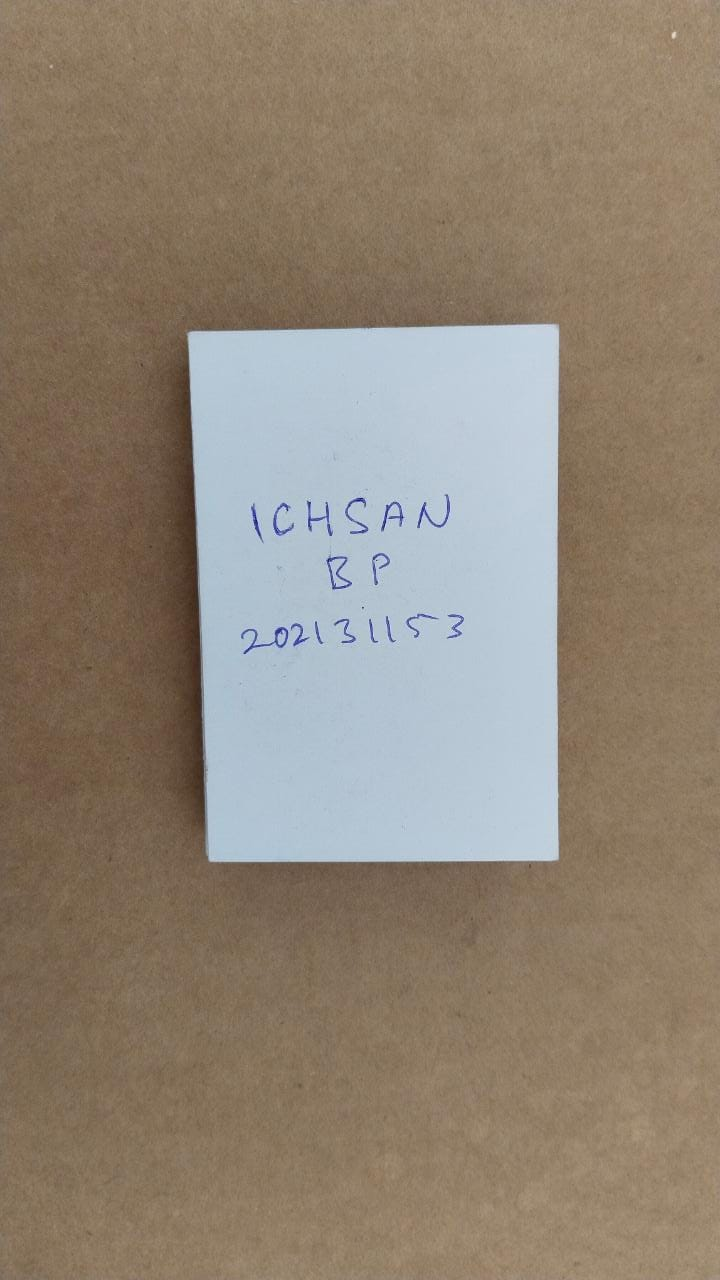
#> input picture ICHSAN.jpg, 720 x 1280 px, found by its file name
$ jupyter execute 'UAS_PENCIT_202131153_ICHSAN BUDIMAN PUTRA _DETEKSI GARIS.ipynb'
#> lines starting #> are read from the running program, lines starting #| are printed output that depends on the picture; after the words box and inside, x2 and y2 are one past the last pixel; in counts of white or black regions, pixels touching at a corner belong together
# DETEKSI GARIS - ICHSAN BUDIMAN PUTRA - 202131153

[cell 1]
import cv2
import numpy as np
import matplotlib.pyplot as plt

[cell 2]
# Baca gambar
image = cv2.imread('bahan/ICHSAN.jpg')
#> image is the input picture: shape (1280, 720, 3); mean B, G, R 116.8, 132, 144.6

[cell 3]
# Konversi gambar ke grayscale
gray = cv2.cvtColor(image, cv2.COLOR_BGR2GRAY)
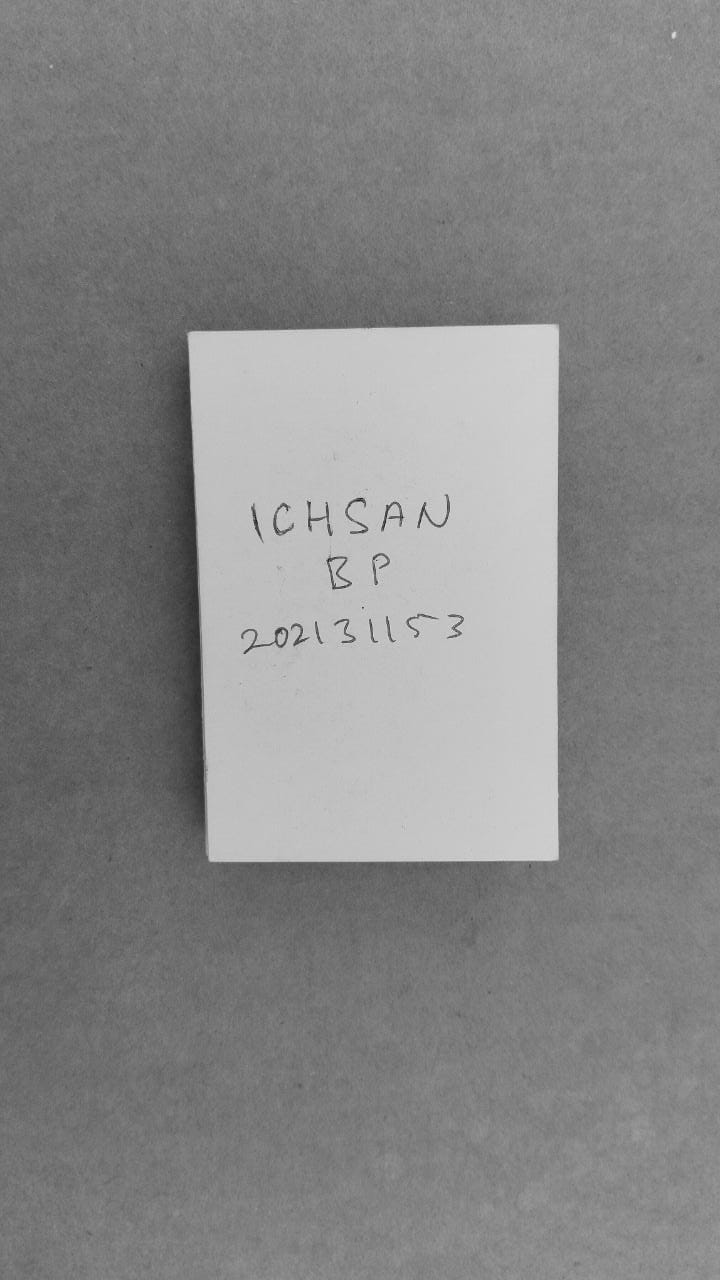
#> gray: shape (1280, 720); min 28, max 229, mean 134

[cell 4]
# Melakukan Thresholding gambar
ret, thresh = cv2.threshold(gray, 127, 255, 0)
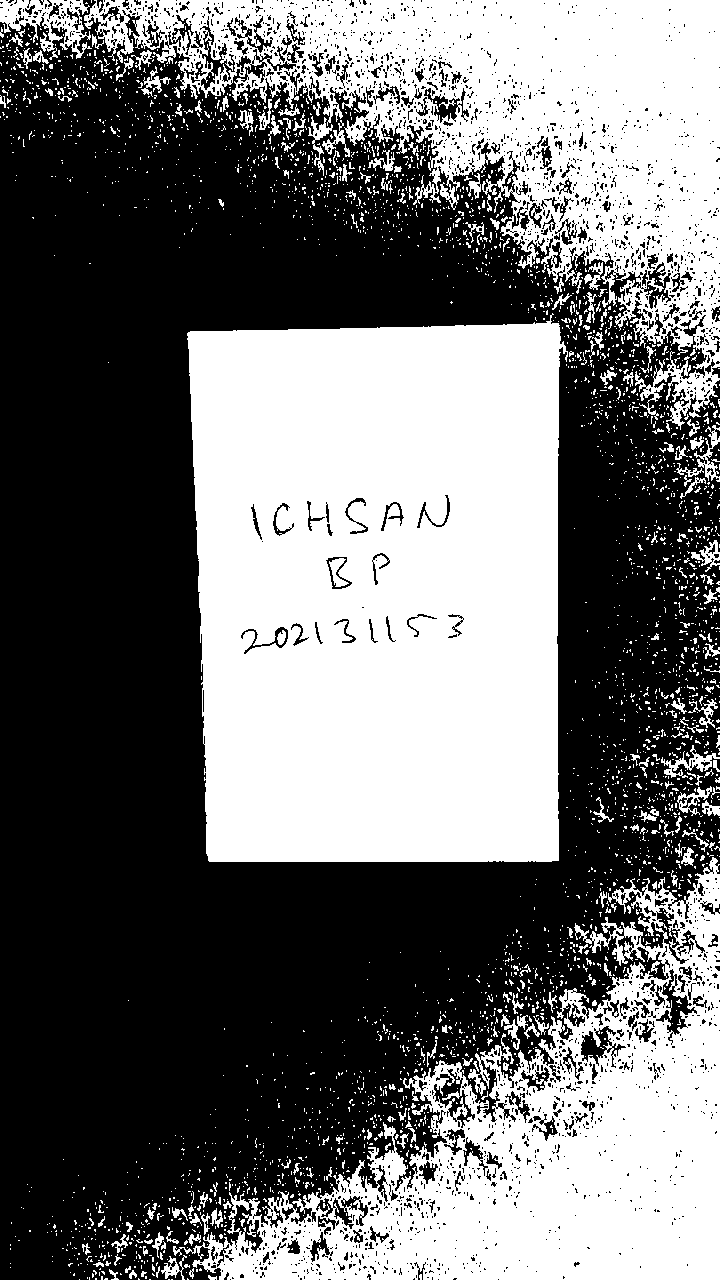
#> thresh: shape (1280, 720); 43.7% white; 3087 white regions (2868 under 20 px)

[cell 5]
# Cari kontur pada gambar
contours, hierarchy = cv2.findContours(thresh, cv2.RETR_EXTERNAL, cv2.CHAIN_APPROX_SIMPLE)
#> contours = 3014 contours, 2906 with area under 20; largest, box (x1, y1, x2, y2) and area: (187, 313, 568, 862) 191516, (84, 0, 720, 430) 106429, (173, 857, 720, 1280) 100482, (0, 0, 92, 60) 2564, (661, 745, 720, 778) 437

[cell 6]
# Gambar kontur pada gambar asli
contour_image = cv2.drawContours(image.copy(), contours, -1, (0, 0, 255), 3)
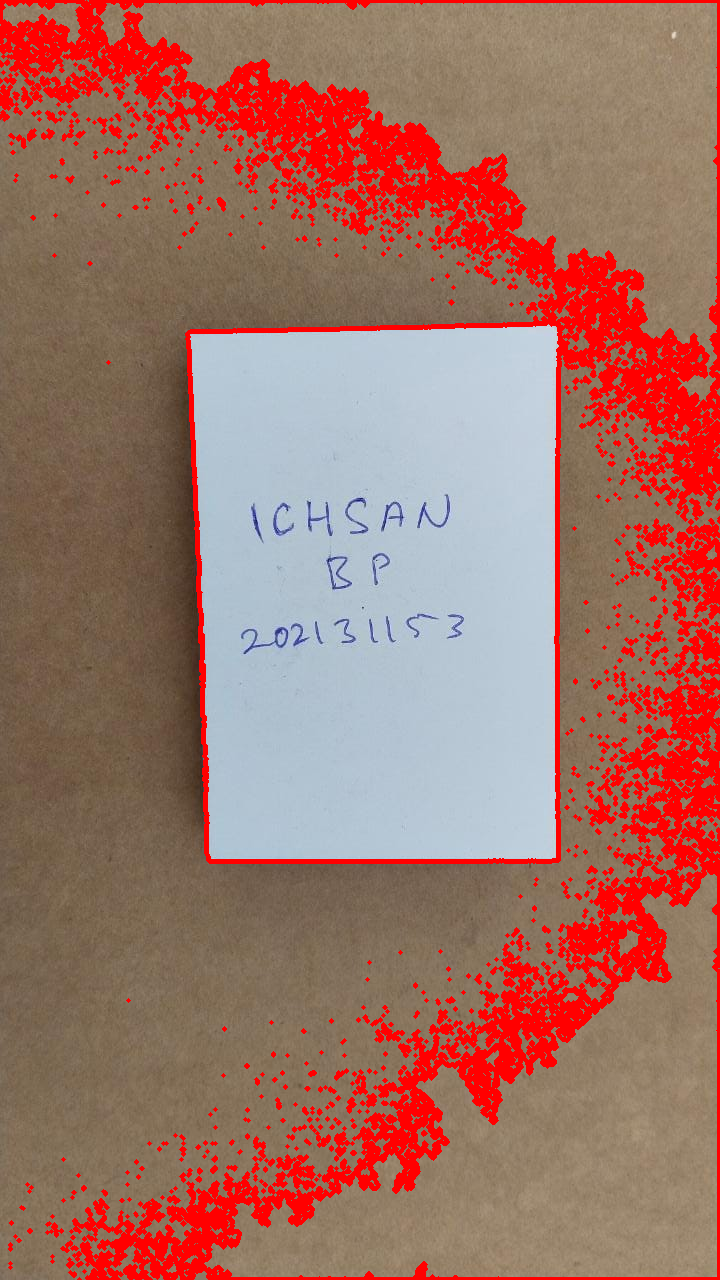
#> contour_image: shape (1280, 720, 3); mean B, G, R 101.2, 113.1, 161.5

[cell 7]
# Buat gambar dengan background putih
white_bg = np.ones_like(image) * 255
contour_white_bg = cv2.drawContours(white_bg.copy(), contours, -1, (0, 0, 0), 3)
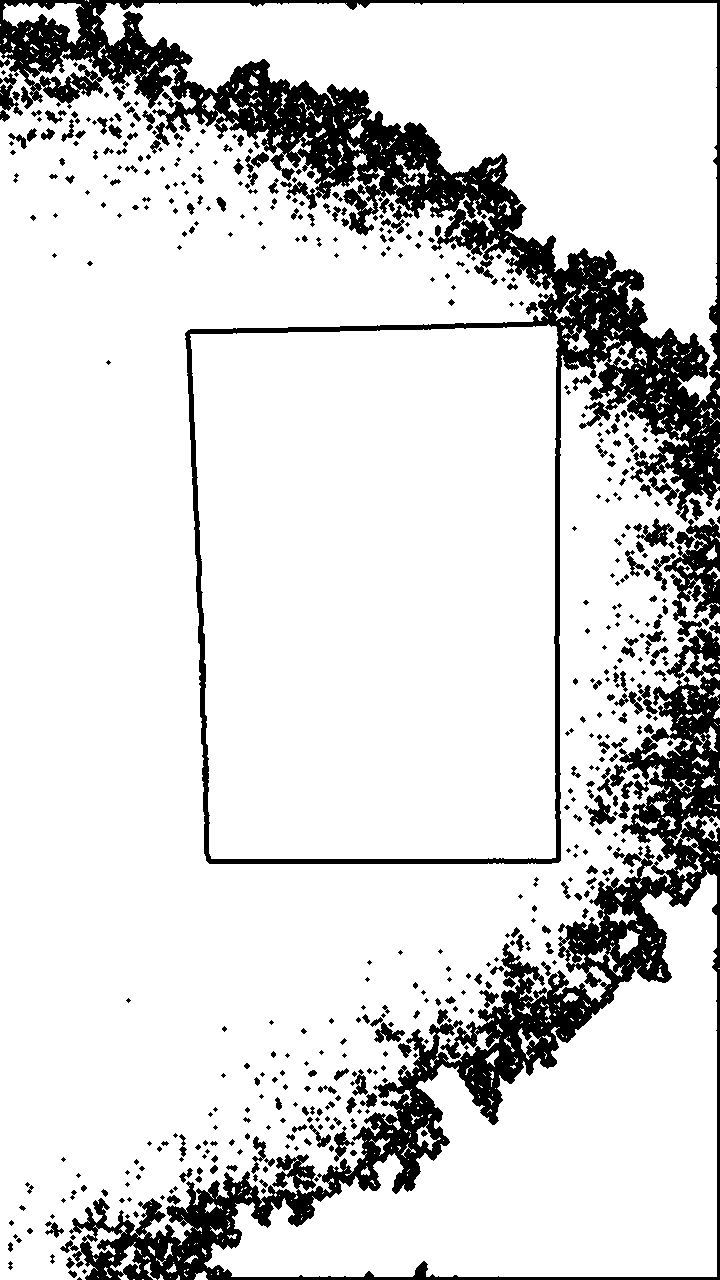
#> contour_white_bg: shape (1280, 720, 3); 84.8% white; 520 black regions (268 under 20 px), largest, box (x1, y1, x2, y2) and area: (0, 0, 720, 864) 66200, (69, 628, 720, 1280) 51422, (664, 518, 720, 621) 3047

[cell 8]
# Tampilkan gambar asli
plt.subplot(131)
plt.imshow(cv2.cvtColor(image, cv2.COLOR_BGR2RGB))
plt.title('Original Image')
plt.axis('on') #jika tidak ingin ada koordinat di off kan

# Tampilkan gambar dengan contour pada background putih
plt.subplot(132)
plt.imshow(cv2.cvtColor(contour_white_bg, cv2.COLOR_BGR2RGB))
plt.title('Contour Image')
plt.axis('on') #jika tidak ingin ada koordinat di off kan

# Tampilkan gambar dengan contour pada background seperti aslinya
plt.subplot(133)
plt.imshow(cv2.cvtColor(contour_image, cv2.COLOR_BGR2RGB))
plt.axis('on') #jika tidak ingin ada koordinat di off kan

plt.tight_layout()
plt.show()
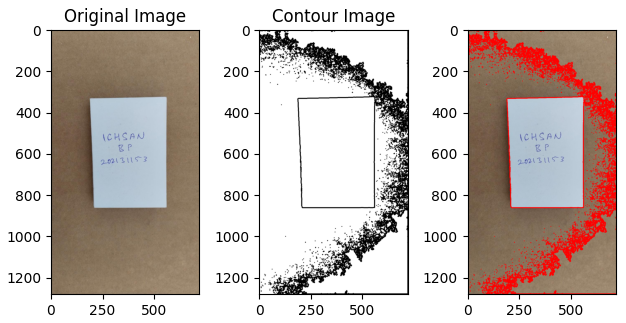
#> figure drawn by matplotlib, 3 panels
